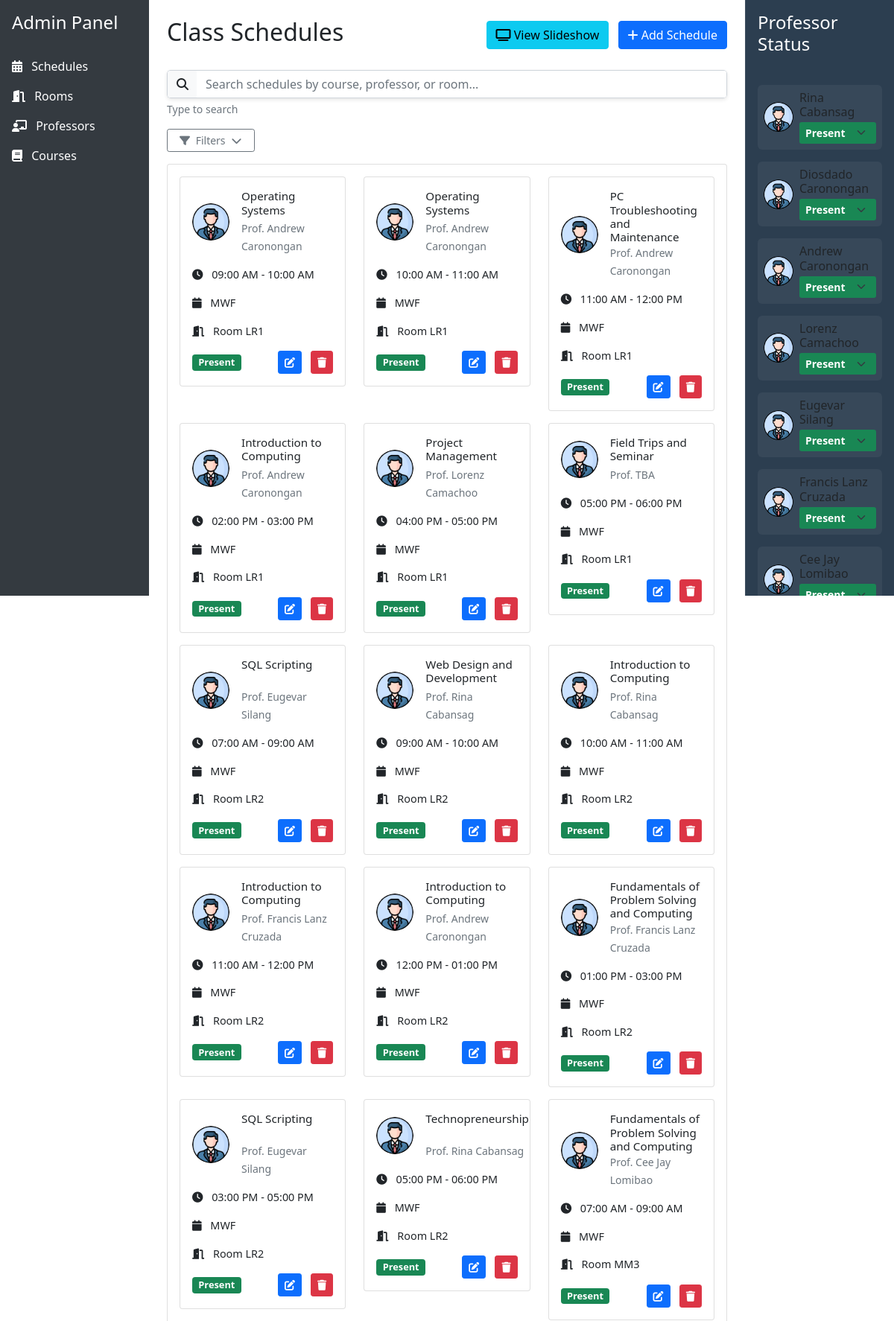
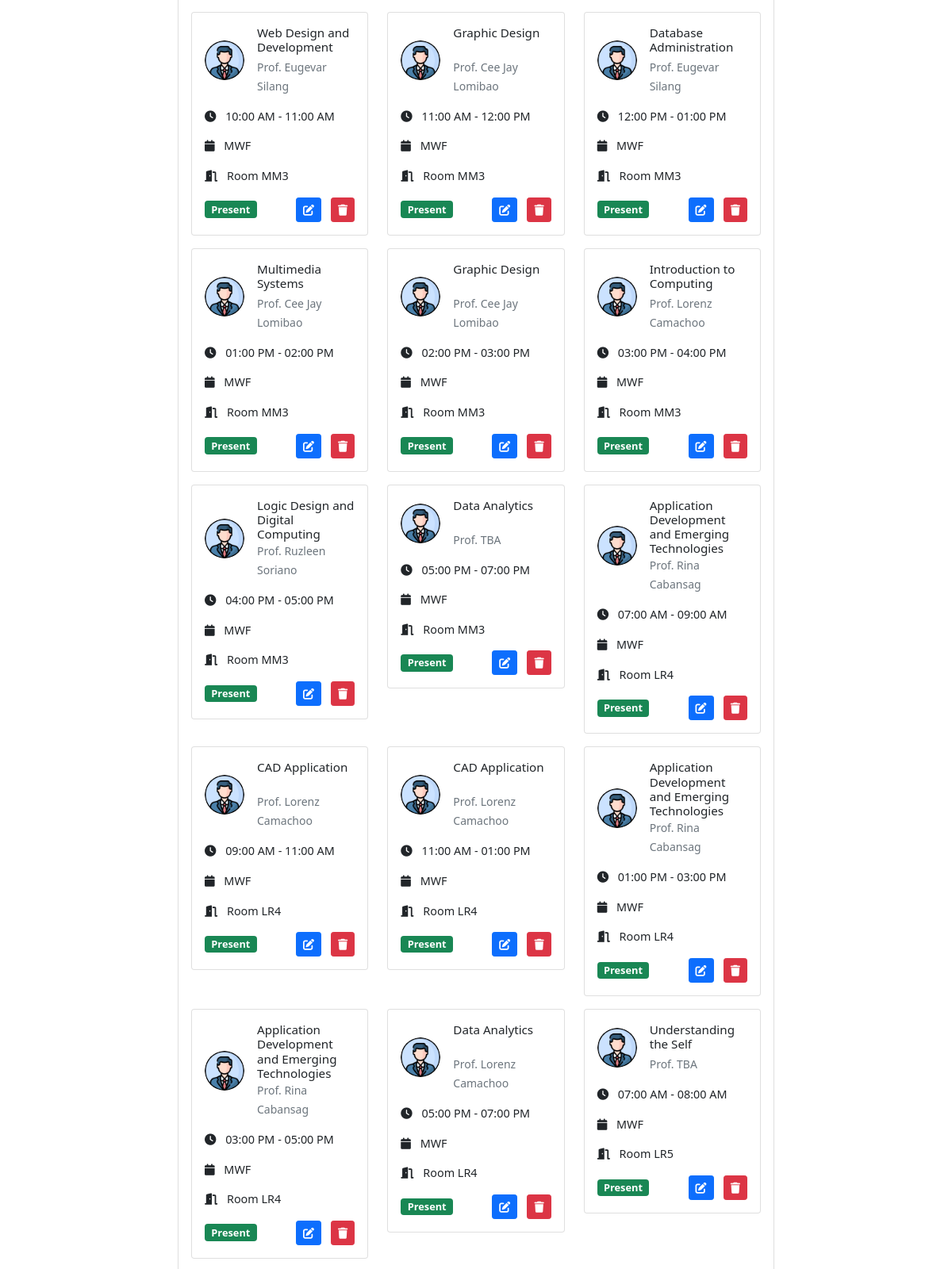
The page / (upper part) on the database its author committed (2 pictures, top to bottom).
### tables this page shows
CREATE TABLE `schedules` (
  `id` int(11) NOT NULL,
  `room_id` int(11) DEFAULT NULL,
  `professor_id` int(11) DEFAULT NULL,
  `course_id` int(11) NOT NULL,
  `start_time` time DEFAULT NULL,
  `end_time` time DEFAULT NULL,
  `day` enum('MWF','TTH','Sat') DEFAULT 'MWF',
  `professor_status` enum('Present','Absent','On Leave') DEFAULT 'Present'
);

CREATE TABLE `courses` (
  `id` int(11) NOT NULL,
  `course_code` varchar(10) NOT NULL,
  `course_name` varchar(100) NOT NULL,
  `lab` tinyint(1) NOT NULL
);

CREATE TABLE `professors` (
  `id` int(11) NOT NULL,
  `name` varchar(255) NOT NULL,
  `profile_image` varchar(255) DEFAULT 'placeholder.png'
);

CREATE TABLE `rooms` (
  `id` int(11) NOT NULL,
  `name` varchar(255) NOT NULL
);

### queries.php (called while the page is built, shortened)
<?php
function getAllProfessors($conn) {
    $sql = "SELECT * FROM professors ORDER BY id ASC";
    $result = $conn->query($sql);
    return $result->fetch_all(MYSQLI_ASSOC);
}
function getSchedules($conn) {
    $sql = "SELECT s.*,
            p.name AS professor_name,
            p.profile_image,
            r.name AS room_name,
            c.course_name AS course
            FROM schedules s
            LEFT JOIN professors p ON s.professor_id = p.id
            LEFT JOIN rooms r ON s.room_id = r.id
            LEFT JOIN courses c ON s.course_id = c.id";
    $result = mysqli_query($conn, $sql);
    $schedules = [];
    while ($row = mysqli_fetch_assoc($result)) {
        $schedules[] = $row;
    }
    return $schedules;
}
function getProfessorStatus($conn, $professorId) {
    $sql = "SELECT professor_status FROM schedules
            WHERE professor_id = ?
            ORDER BY id DESC LIMIT 1";
    $stmt = $conn->prepare($sql);
    $stmt->bind_param("i", $professorId);
    $stmt->execute();
    $result = $stmt->get_result();
    if ($row = $result->fetch_assoc()) {
        return $row['professor_status'];
    }
    return 'Present';
}
?>

### index.php (the view, shortened to what this page needs)
<?php
require_once 'config.php';
require_once 'queries.php';
?>
<!DOCTYPE html>
<html lang="en">
<head>
    <link href="css/bootstrap.min.css" rel="stylesheet">
    <link href="css/all.min.css" rel="stylesheet">
    <link href="styles.css" rel="stylesheet">
</head>
<body>
    <div class="container-fluid p-0">
        <div class="row g-0">
            <div class="col-md-2 sidebar p-0">
                <div class="d-flex flex-column">
                    <div class="p-3 text-white">
                        <h4>Admin Panel</h4>
                    </div>
                    <nav class="nav flex-column">
                        <a class="nav-link active" href="#schedules" data-bs-toggle="tab">
                            <i class="fas fa-calendar-alt me-2"></i> Schedules
                        </a>
                        <a class="nav-link" href="#rooms" data-bs-toggle="tab">
                            <i class="fas fa-door-open me-2"></i> Rooms
                        </a>
                        <a class="nav-link" href="#professors" data-bs-toggle="tab">
                            <i class="fas fa-chalkboard-teacher me-2"></i> Professors
                        </a>
                        <a class="nav-link" href="#courses" data-bs-toggle="tab">
                            <i class="fas fa-book me-2"></i> Courses
                        </a>
                    </nav>
                </div>
            </div>
            <div class="col-md-8 p-4">
                <div class="tab-content">
                    <div class="tab-pane fade show active" id="schedules">
                        <div class="d-flex justify-content-between align-items-center mb-4">
                            <h2>Class Schedules</h2>
                            <div>
                                <a href="view_schedules.php" class="btn btn-info me-2">
                                    <i class="fas fa-tv"></i> View Slideshow
                                </a>
                                <button class="btn btn-primary" data-bs-toggle="modal" data-bs-target="#addScheduleModal">
                                    <i class="fas fa-plus"></i> Add Schedule
                                </button>
                            </div>
                        </div>
                        <div class="mb-3">
                            <div class="input-group">
                                <span class="input-group-text"><i class="fas fa-search"></i></span>
                                <input type="text" class="form-control" id="scheduleSearchInput" placeholder="Search schedules by course, professor, or room...">
                            </div>
                            <div class="mt-1 small text-muted">Type to search</div>
                        </div>
                        <?php
                        $schedules = getSchedules($conn);
                        ?>
                        <div class="mb-3">
                            <button class="btn btn-sm btn-outline-secondary d-flex justify-content-between align-items-center w-auto px-3 py-1"
                                    type="button"
                                    data-bs-toggle="collapse"
                                    data-bs-target="#filterOptions"
                                    aria-expanded="false"
                                    aria-controls="filterOptions">
                                <span><i class="fas fa-filter me-1"></i> Filters</span>
                                <i class="fas fa-chevron-down ms-2"></i>
                            </button>
                        </div>
                        <div class="card">
                            <div class="card-body">
                                <div class="row">
                                    <?php
                                    foreach ($schedules as $schedule):
                                    ?>
                                    <div class="col-md-4 schedule-card-container">
                                        <div class="card schedule-card">
                                            <div class="card-body">
                                                <div class="d-flex align-items-center mb-3">
                                                    <img src="<?php
                                                        echo !empty($schedule['profile_image']) && $schedule['profile_image'] !== 'placeholder.png'
                                                            ? 'uploads/' . htmlspecialchars($schedule['profile_image'])
                                                            : 'uploads/placeholder.png';
                                                    ?>" class="professor-image me-3" alt="Professor">
                                                    <div>
                                                        <h5 class="card-title mb-0"><?php echo htmlspecialchars($schedule['course']); ?></h5>
                                                        <small class="text-muted">Prof. <?php echo htmlspecialchars($schedule['professor_name']); ?></small>
                                                    </div>
                                                </div>
                                                <p class="card-text">
                                                    <i class="fas fa-clock me-2"></i>
                                                    <?php echo date('h:i A', strtotime($schedule['start_time'])); ?> -
                                                    <?php echo date('h:i A', strtotime($schedule['end_time'])); ?>
                                                </p>
                                                <p class="card-text">
                                                    <i class="fas fa-calendar me-2"></i>
                                                    <?php echo $schedule['day']; ?>
                                                </p>
                                                <p class="card-text">
                                                    <i class="fas fa-door-open me-2"></i>
                                                    Room <?php echo htmlspecialchars($schedule['room_name']); ?>
                                                </p>
                                                <div class="d-flex justify-content-between align-items-center mt-auto">
                                                    <?php
                                                    $badgeClass = 'success';
                                                    $textClass = 'text-white';
                                                    ?>
                                                    <span class="badge bg-<?php echo $badgeClass; ?> <?php echo $textClass; ?>"
                                                          data-professor-id="<?php echo $schedule['professor_id']; ?>">
                                                        <?php echo $schedule['professor_status']; ?>
                                                    </span>
                                                    <div>
                                                        <button class="btn btn-sm btn-primary me-2" onclick="editSchedule(
                                                            <?php echo $schedule['id']; ?>,
                                                            <?php echo $schedule['room_id']; ?>,
                                                            <?php echo $schedule['course_id']; ?>,
                                                            <?php echo $schedule['professor_id']; ?>,
                                                            '<?php echo $schedule['day']; ?>',
                                                            '<?php echo $schedule['start_time']; ?>',
                                                            '<?php echo $schedule['end_time']; ?>'
                                                        )">
                                                            <i class="fas fa-edit"></i>
                                                        </button>
                                                        <button class="btn btn-sm btn-danger" onclick="deleteSchedule(<?php echo $schedule['id']; ?>)">
                                                            <i class="fas fa-trash"></i>
                                                        </button>
                                                    </div>
                                                </div>
                                            </div>
                                        </div>
                                    </div>
                                    <?php endforeach; ?>
                                </div>
                            </div>
                        </div>
                    </div>
                                                <?php
                                                $professors = getAllProfessors($conn);
                                                ?>
                </div>
            </div>
            <div class="col-md-2 sidebar-right p-0">
                <div class="d-flex flex-column">
                    <div class="p-3 text-white">
                        <h4>Professor Status</h4>
                    </div>
                    <div class="p-3">
                        <?php
                        $professors = getAllProfessors($conn);
                        foreach ($professors as $professor):
                        ?>
                        <div class="professor-status-card mb-3">
                            <div class="d-flex align-items-center">
                                <img src="<?php
                                    echo !empty($professor['profile_image']) && $professor['profile_image'] !== 'placeholder.png'
                                        ? 'uploads/' . htmlspecialchars($professor['profile_image'])
                                        : 'uploads/placeholder.png';
                                ?>" alt="<?php echo htmlspecialchars($professor['name']); ?>" class="professor-image-small me-2">
                                <div class="flex-grow-1">
                                    <h6 class="mb-1"><?php echo $professor['name']; ?></h6>
                                    <select class="form-select form-select-sm status-select"
                                            data-professor-id="<?php echo $professor['id']; ?>"
                                            onchange="updateProfessorStatus(<?php echo $professor['id']; ?>, this.value)">
                                        <option value="Present" <?php echo getProfessorStatus($conn, $professor['id']) == 'Present' ? 'selected' : ''; ?>>Present</option>
                                    </select>
                                </div>
                            </div>
                        </div>
                        <?php endforeach; ?>
                    </div>
                </div>
            </div>
        </div>
    </div>
</body>
</html>

### styles.css (style rules this page uses)
.sidebar { min-height: 100vh; background: #343a40; height: 100vh; overflow-y: auto; position: sticky; top: 0; }
.nav-link { color: #fff; }
.schedule-card { transition: transform 0.2s; height: 100%; display: flex; flex-direction: column; }
.schedule-card .card-body { display: flex; flex-direction: column; height: 100%; }
.schedule-card .card-title { min-height: 2.5rem; overflow: visible; white-space: normal; word-wrap: break-word; font-size: 0.95rem; }
.card-text { font-size: 0.9rem; }
.schedule-card-container { height: 100%; margin-bottom: 1rem; }
[data-bs-toggle="collapse"] .fa-chevron-down { transition: transform 0.2s ease; }
.professor-image { width: 50px; height: 50px; object-fit: cover; border-radius: 50%; }
.sidebar-right { background-color: #2c3e50; min-height: 100vh; border-left: 1px solid rgba(255,255,255,0.1); height: 100vh; overflow-y: auto; position: sticky; top: 0; }
.professor-status-card { margin-bottom: 1rem; padding: 0.5rem; border-radius: 0.375rem; background-color: rgba(255, 255, 255, 0.05); transition: all 0.2s ease; }
.professor-image-small { width: 40px; height: 40px; border-radius: 50%; object-fit: cover; }
.status-select { background-color: rgba(255,255,255,0.9); border: none; font-size: 0.875rem; }
.status-select option { background-color: white; color: #333; }
.input-group { box-shadow: 0 2px 5px rgba(0, 0, 0, 0.1); border-radius: 5px; overflow: hidden; }
.input-group-text { background-color: #f8f9fa; border-right: none; }
.input-group .form-control { border-left: none; }
.sidebar, .sidebar-right { scrollbar-width: thin; scrollbar-color: rgba(255, 255, 255, 0.3) rgba(255, 255, 255, 0.1); }
.badge[data-professor-id] { font-weight: 600; font-size: 0.8rem; }
.status-select { font-weight: 600; }

### rows shown on the page
schedules: course.course_name "Operating Systems", professor.name "Andrew Caronongan", start_time "09:00 AM", end_time "10:00 AM", day "MWF", room.name "LR1", professor_status "Present"
schedules: course.course_name "Operating Systems", professor.name "Andrew Caronongan", start_time "10:00 AM", end_time "11:00 AM", day "MWF", room.name "LR1", professor_status "Present"
schedules: course.course_name "PC Troubleshooting and Maintenance", professor.name "Andrew Caronongan", start_time "11:00 AM", end_time "12:00 PM", day "MWF", room.name "LR1", professor_status "Present"
schedules: course.course_name "Introduction to Computing", professor.name "Andrew Caronongan", start_time "02:00 PM", end_time "03:00 PM", day "MWF", room.name "LR1", professor_status "Present"
schedules: course.course_name "Project Management", professor.name "Lorenz Camachoo", start_time "04:00 PM", end_time "05:00 PM", day "MWF", room.name "LR1", professor_status "Present"
schedules: course.course_name "Field Trips and Seminar", professor.name "TBA", start_time "05:00 PM", end_time "06:00 PM", day "MWF", room.name "LR1", professor_status "Present"
schedules: course.course_name "SQL Scripting", professor.name "Eugevar Silang", start_time "07:00 AM", end_time "09:00 AM", day "MWF", room.name "LR2", professor_status "Present"
schedules: course.course_name "Web Design and Development", professor.name "Rina Cabansag", start_time "09:00 AM", end_time "10:00 AM", day "MWF", room.name "LR2", professor_status "Present"
schedules: course.course_name "Introduction to Computing", professor.name "Rina Cabansag", start_time "10:00 AM", end_time "11:00 AM", day "MWF", room.name "LR2", professor_status "Present"
schedules: course.course_name "Introduction to Computing", professor.name "Francis Lanz Cruzada", start_time "11:00 AM", end_time "12:00 PM", day "MWF", room.name "LR2", professor_status "Present"
schedules: course.course_name "Introduction to Computing", professor.name "Andrew Caronongan", start_time "12:00 PM", end_time "01:00 PM", day "MWF", room.name "LR2", professor_status "Present"
schedules: course.course_name "Fundamentals of Problem Solving and Computing", professor.name "Francis Lanz Cruzada", start_time "01:00 PM", end_time "03:00 PM", day "MWF", room.name "LR2", professor_status "Present"
schedules: course.course_name "SQL Scripting", professor.name "Eugevar Silang", start_time "03:00 PM", end_time "05:00 PM", day "MWF", room.name "LR2", professor_status "Present"
schedules: course.course_name "Technopreneurship", professor.name "Rina Cabansag", start_time "05:00 PM", end_time "06:00 PM", day "MWF", room.name "LR2", professor_status "Present"
schedules: course.course_name "Fundamentals of Problem Solving and Computing", professor.name "Cee Jay Lomibao", start_time "07:00 AM", end_time "09:00 AM", day "MWF", room.name "MM3", professor_status "Present"
schedules: course.course_name "Web Design and Development", professor.name "Eugevar Silang", start_time "10:00 AM", end_time "11:00 AM", day "MWF", room.name "MM3", professor_status "Present"
schedules: course.course_name "Graphic Design", professor.name "Cee Jay Lomibao", start_time "11:00 AM", end_time "12:00 PM", day "MWF", room.name "MM3", professor_status "Present"
schedules: course.course_name "Database Administration", professor.name "Eugevar Silang", start_time "12:00 PM", end_time "01:00 PM", day "MWF", room.name "MM3", professor_status "Present"
schedules: course.course_name "Multimedia Systems", professor.name "Cee Jay Lomibao", start_time "01:00 PM", end_time "02:00 PM", day "MWF", room.name "MM3", professor_status "Present"
schedules: course.course_name "Graphic Design", professor.name "Cee Jay Lomibao", start_time "02:00 PM", end_time "03:00 PM", day "MWF", room.name "MM3", professor_status "Present"
schedules: course.course_name "Introduction to Computing", professor.name "Lorenz Camachoo", start_time "03:00 PM", end_time "04:00 PM", day "MWF", room.name "MM3", professor_status "Present"
schedules: course.course_name "Logic Design and Digital Computing", professor.name "Ruzleen Soriano", start_time "04:00 PM", end_time "05:00 PM", day "MWF", room.name "MM3", professor_status "Present"
schedules: course.course_name "Data Analytics", professor.name "TBA", start_time "05:00 PM", end_time "07:00 PM", day "MWF", room.name "MM3", professor_status "Present"
schedules: course.course_name "Application Development and Emerging Technologies", professor.name "Rina Cabansag", start_time "07:00 AM", end_time "09:00 AM", day "MWF", room.name "LR4", professor_status "Present"
schedules: course.course_name "CAD Application", professor.name "Lorenz Camachoo", start_time "09:00 AM", end_time "11:00 AM", day "MWF", room.name "LR4", professor_status "Present"
schedules: course.course_name "CAD Application", professor.name "Lorenz Camachoo", start_time "11:00 AM", end_time "01:00 PM", day "MWF", room.name "LR4", professor_status "Present"
schedules: course.course_name "Application Development and Emerging Technologies", professor.name "Rina Cabansag", start_time "01:00 PM", end_time "03:00 PM", day "MWF", room.name "LR4", professor_status "Present"
schedules: course.course_name "Application Development and Emerging Technologies", professor.name "Rina Cabansag", start_time "03:00 PM", end_time "05:00 PM", day "MWF", room.name "LR4", professor_status "Present"
schedules: course.course_name "Data Analytics", professor.name "Lorenz Camachoo", start_time "05:00 PM", end_time "07:00 PM", day "MWF", room.name "LR4", professor_status "Present"
schedules: course.course_name "Understanding the Self", professor.name "TBA", start_time "07:00 AM", end_time "08:00 AM", day "MWF", room.name "LR5", professor_status "Present"
professors: id "Present"
professors: id "Present"
professors: id "Present"
professors: id "Present"
professors: id "Present"
professors: id "Present"
professors: id "Present"
